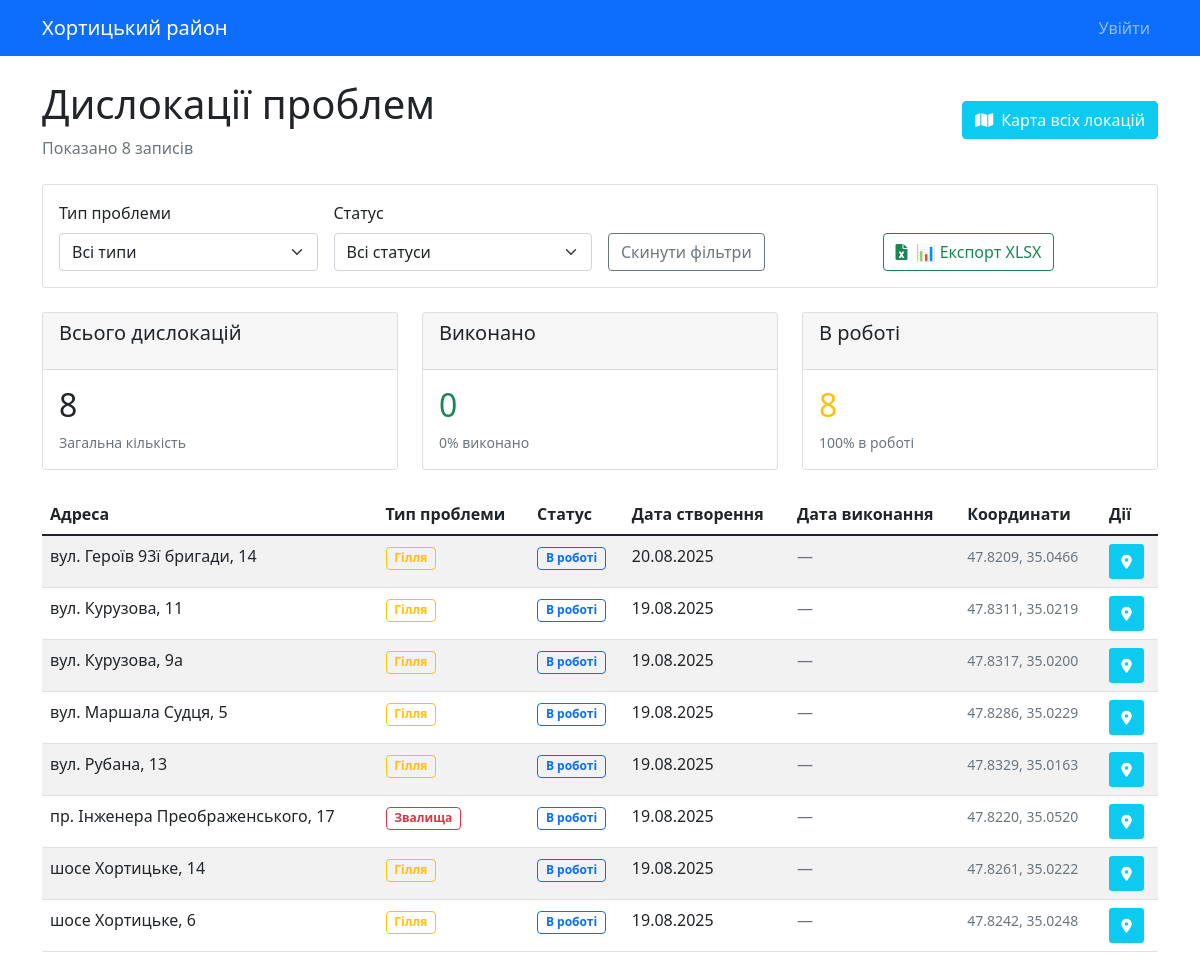
Before: / with the older database file.
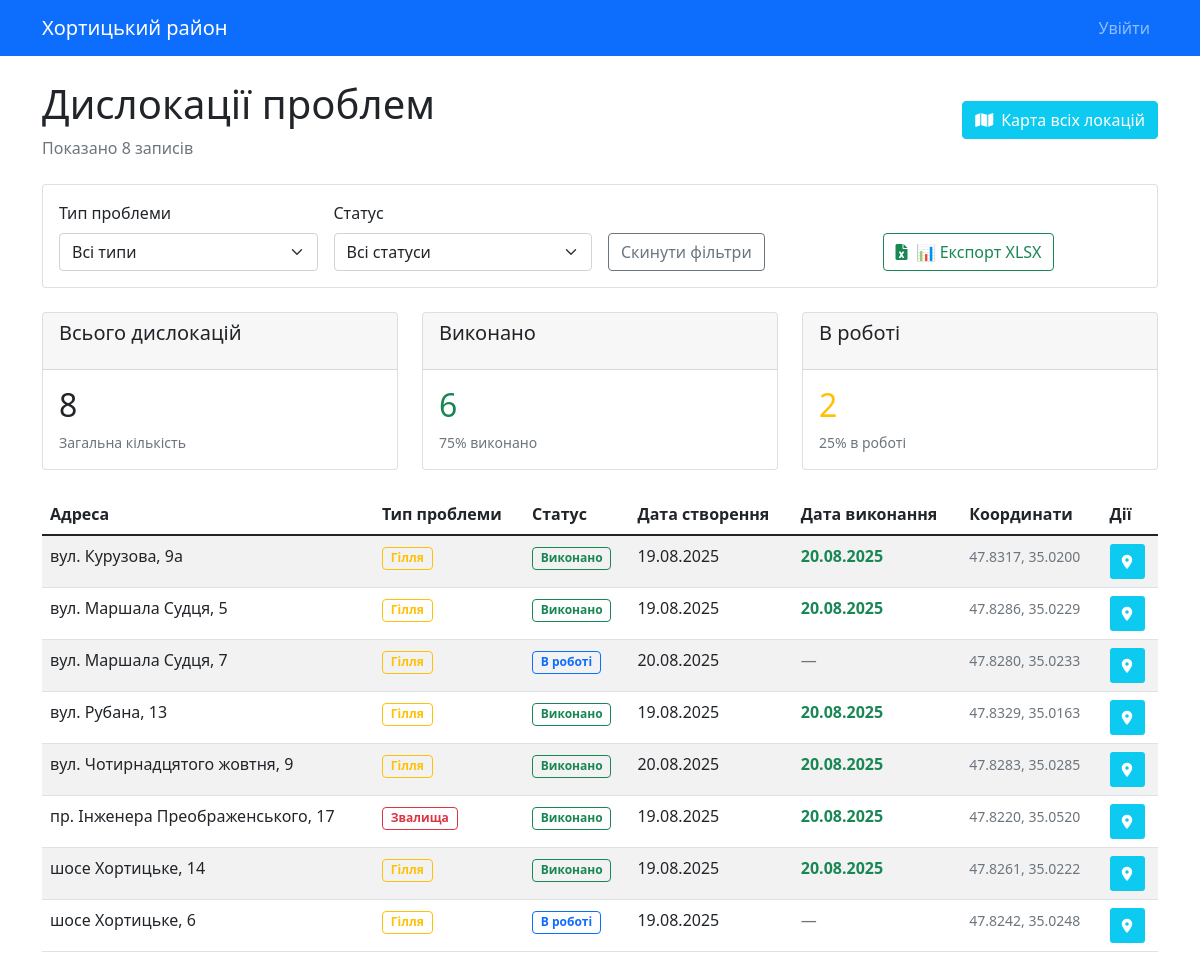
After: the same page with the newer database file.
### models.py (models this page shows, shortened)
class Location(db.Model):
    id = db.Column(db.Integer, primary_key=True)
    address = db.Column(db.String(200), nullable=False)
    latitude = db.Column(db.Float, nullable=False)
    longitude = db.Column(db.Float, nullable=False)
    problem_type = db.Column(db.String(50), nullable=False)
    status = db.Column(db.String(20), default='in_progress')
    description = db.Column(db.Text)
    date_created = db.Column(db.DateTime, default=datetime.utcnow)
    date_completed = db.Column(db.DateTime)
    created_by = db.Column(db.Integer, db.ForeignKey('user.id'))

### app.py (the view)
@app.route('/')
def index():
    problem_type = request.args.get('problem_type', 'all')
    status = request.args.get('status', 'all')
    query = Location.query
    if problem_type != 'all':
        query = query.filter(Location.problem_type == problem_type)
    if status != 'all':
        query = query.filter(Location.status == status)
    locations = query.all()
    for location in locations:
        location.formatted_address = format_address(location.address)
    locations.sort(key=lambda x: x.formatted_address)
    for location in locations:
        location.address = location.formatted_address
    total_count = len(locations)
    completed_count = len([l for l in locations if l.status == 'completed'])
    in_progress_count = len(
        [l for l in locations if l.status == 'in_progress'])
    return render_template('index.html',
                           locations=locations,
                           current_problem_type=problem_type,
                           current_status=status,
                           total_count=total_count,
                           completed_count=completed_count,
                           in_progress_count=in_progress_count)

### app.py (called while the page is built)
def format_address(address):
    file_path = Path(__file__).parent / "static" / "street-names.json"
    with open(file_path, "r", encoding="utf-8") as f:
        addresses = json.load(f)
        for k, v in addresses.items():
            if address.startswith(k):
                return address.replace(k, v)
    return address

### templates/index.html (shortened to what this page needs)
{% extends "base.html" %}
{% block content %}
<div class="d-flex justify-content-between align-items-center mb-4">
    <div>
        <h1>Дислокації проблем</h1>
        <p class="text-muted mb-0">
            Показано {{ locations|length }}
            {% if current_problem_type != 'all' or current_status != 'all' %}
                з {{ total_count }} (застосовано фільтри)
            {% else %}
                записів
            {% endif %}
        </p>
    </div>
<div class="d-flex gap-2">
        <a href="{{ url_for('map_all') }}" class="btn btn-info text-white">
            <i class="fas fa-map me-2"></i>Карта всіх локацій
        </a>
    </div>
</div>
<div class="row mb-4">
    <div class="col-md-12">
        <div class="card">
            <div class="card-body">
                <form method="GET" class="row g-3">
                    <div class="col-md-3">
                        <label class="form-label">Тип проблеми</label>
                        <select name="problem_type" class="form-select" onchange="this.form.submit()">
                            <option value="all" {% if current_problem_type == 'all' %}selected{% endif %}>Всі типи</option>
                        </select>
                    </div>
                    <div class="col-md-3">
                        <label class="form-label">Статус</label>
                        <select name="status" class="form-select" onchange="this.form.submit()">
                            <option value="all" {% if current_status == 'all' %}selected{% endif %}>Всі статуси</option>
                        </select>
                    </div>
                    <div class="col-md-3 d-flex align-items-end">
                        <a href="{{ url_for('index') }}" class="btn btn-outline-secondary">Скинути фільтри</a>
                    </div>
                    <div class="col-md-3 d-flex align-items-end">
                        <a href="{{ url_for('export_excel', problem_type=current_problem_type, status=current_status) }}"
                            class="btn btn-outline-success">
                            <i class="fas fa-file-excel me-2"></i>📊 Експорт XLSX
                        </a>
                    </div>
                </form>
            </div>
        </div>
    </div>
</div>
<div class="row mb-4">
    <div class="col-md-4">
        <div class="card">
            <div class="card-header pb-3">
                <h5 class="card-title">
                    {% if current_problem_type != 'all' %}
                        {{ current_problem_type }}
                    {% else %}
                        Всього дислокацій
                    {% endif %}
                </h5>
            </div>
            <div class="card-body">
                <div class="h2 font-bold">{{ total_count }}</div>
                <p class="text-muted small mb-0">
                    {% if current_problem_type != 'all' %}
                        Загальна кількість {{ current_problem_type.lower() }}
                    {% else %}
                        Загальна кількість
                    {% endif %}
                </p>
            </div>
        </div>
    </div>
    <div class="col-md-4">
        <div class="card">
            <div class="card-header pb-3">
                <h5 class="card-title">Виконано</h5>
            </div>
            <div class="card-body">
                <div class="h2 font-bold text-success">{{ completed_count }}</div>
                <p class="text-muted small mb-0">
                    {% if total_count > 0 %}
                        {{ "%.0f"|format((completed_count / total_count) * 100) }}% виконано
                    {% else %}
                        0% виконано
                    {% endif %}
                </p>
            </div>
        </div>
    </div>
    <div class="col-md-4">
        <div class="card">
            <div class="card-header pb-3">
                <h5 class="card-title">В роботі</h5>
            </div>
            <div class="card-body">
                <div class="h2 font-bold text-warning">{{ in_progress_count }}</div>
                <p class="text-muted small mb-0">
                    {% if total_count > 0 %}
                        {{ "%.0f"|format((in_progress_count / total_count) * 100) }}% в роботі
                    {% else %}
                        0% в роботі
                    {% endif %}
                </p>
            </div>
        </div>
    </div>
</div>
{% if locations %}
    <div class="table-responsive">
    <table class="table table-striped">
        <thead>
            <tr>
                <th>Адреса</th>
                <th>Тип проблеми</th>
                <th>Статус</th>
                <th>Дата створення</th>
                <th>Дата виконання</th>
                <th>Координати</th>
                <th>Дії</th>
            </tr>
        </thead>
        <tbody>
            {% for location in locations %}
            <tr>
                <td>{{ location.address }}</td>
                <td>
                    {% if location.problem_type == 'Гілля' %}
                        <span class="badge border border-warning text-warning bg-transparent">{{ location.problem_type }}</span>
                    {% elif location.problem_type == 'Листя' %}
                        <span class="badge border border-success text-success bg-transparent">{{ location.problem_type }}</span>
                    {% elif location.problem_type == 'Звалища' %}
                        <span class="badge border border-danger text-danger bg-transparent">{{ location.problem_type }}</span>
                    {% else %}
                        <span class="badge border border-secondary text-secondary bg-transparent">{{ location.problem_type }}</span>
                    {% endif %}
                </td>
                <td>
                    {% if location.status == 'completed' %}
                        <span class="badge border border-success text-success bg-transparent">Виконано</span>
                    {% elif location.status == 'in_progress' %}
                        <span class="badge border border-primary text-primary bg-transparent">В роботі</span>
                    {% else %}
                        <span class="badge border border-secondary text-secondary bg-transparent">В роботі</span>
                    {% endif %}
                </td>
                <td>{{ location.date_created.strftime('%d.%m.%Y') }}</td>
                <td>
                    {% if location.date_completed %}
                        <span class="text-success fw-bold"">{{ location.date_completed.strftime('%d.%m.%Y') }}</span>
                    {% else %}
                        <span class="text-muted">—</span>
                    {% endif %}
                </td>
                <td>
                    <small class="text-muted">
                        {{ "%.4f"|format(location.latitude) }}, {{ "%.4f"|format(location.longitude) }}
                    </small>
                </td>
                <td>
                    <div class="d-flex gap-1" role="group">
                        <a href="{{ url_for('location_map', location_id=location.id) }}"
                            class="btn btn-sm btn-info text-white"
                            style="width: 35px; height: 35px; border: none; display: flex; align-items: center; justify-content: center;"
                            title="Переглянути на карті">
                            <i class="fas fa-map-marker-alt"></i>
                        </a>
                    </div>
                </td>
            </tr>
            {% endfor %}
        </tbody>
    </table>
</div>
{% endif %}
{% endblock %}

### templates/base.html (shortened to what this page needs)
<!DOCTYPE html>
<html lang="uk">
    <head>
        <link href="https://cdn.jsdelivr.net/npm/bootstrap@5.1.3/dist/css/bootstrap.min.css" rel="stylesheet" />
        <link rel="stylesheet" href="https://cdnjs.cloudflare.com/ajax/libs/font-awesome/6.0.0/css/all.min.css">
    </head>
    <body>
        <nav class="navbar navbar-expand-lg navbar-dark bg-primary">
            <div class="container">
                <a class="navbar-brand" href="{{ url_for('index') }}">Хортицький район</a>
                <div class="navbar-nav ms-auto">
                    {% if current_user.is_authenticated %}
                    <span class="navbar-text me-3">Привіт, {{ current_user.username }}!</span>
                    {% if current_user.is_admin() %}
                    <span class="badge bg-warning me-2 d-flex align-items-center">Адмін</span>
                    {% endif %}
                    <a class="nav-link" href="{{ url_for('logout') }}">Вийти</a>
                    {% else %}
                    <a class="nav-link" href="{{ url_for('login') }}">Увійти</a>
                    {% endif %}
                </div>
            </div>
        </nav>
        <div class="container mt-4">{% block content %}{% endblock %}</div>
    </body>
</html>

Changed rows visible on the page:
removed Location: address "вул. Героїв 93ї бригади, 14", problem_type "Гілля", status "В роботі", date_created "20.08.2025", latitude "47.8209", longitude "35.0466"
removed Location: address "вул. Курузова, 11", problem_type "Гілля", status "В роботі", date_created "19.08.2025", latitude "47.8311", longitude "35.0219"
changed Location "вул. Курузова, 9а": date_completed (not shown) → "20.08.2025"; status "В роботі" → "Виконано"; no longer shows "—"
changed Location "вул. Маршала Судця, 5": date_completed (not shown) → "20.08.2025"; status "В роботі" → "Виконано"; no longer shows "—"
added Location: address "вул. Маршала Судця, 7", problem_type "Гілля", status "В роботі", date_created "20.08.2025", latitude "47.8280", longitude "35.0233"
changed Location "вул. Рубана, 13": date_completed (not shown) → "20.08.2025"; status "В роботі" → "Виконано"; no longer shows "—"
added Location: address "вул. Чотирнадцятого жовтня, 9", problem_type "Гілля", status "Виконано", date_created "20.08.2025", date_completed "20.08.2025", latitude "47.8283", longitude "35.0285"
changed Location "пр. Інженера Преображенського, 17": date_completed (not shown) → "20.08.2025"; status "В роботі" → "Виконано"; no longer shows "—"
changed Location "шосе Хортицьке, 14": date_completed (not shown) → "20.08.2025"; status "В роботі" → "Виконано"; no longer shows "—"
Other visible differences:
{{ completed_count }}: "0" → "6"
{{ "%.0f"|format((completed_count / total_count) * 100) }}: "0" → "75"
{{ in_progress_count }}: "8" → "2"
{{ "%.0f"|format((in_progress_count / total_count) * 100) }}: "100" → "25"
